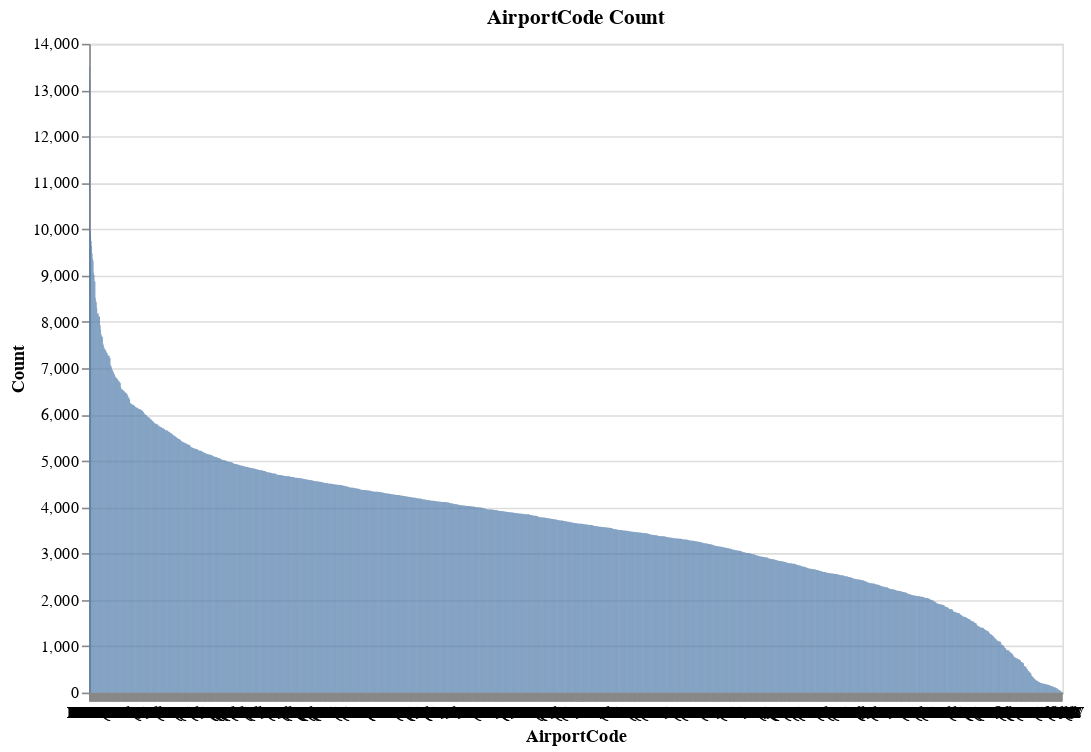

Here is the notebook cell this chart was saved with:
### Code cell
title = alt.TitleParams('AirportCode Count', anchor='middle')
base = alt.Chart(X, title=title).encode(
    alt.X(
        'AirportCode',
        sort=alt.EncodingSortField(field="Letters", op="count", order='descending'), 
        axis=alt.Axis(labelAngle=0),
        title='AirportCode'),
    alt.Y('count()', title='Count')
).properties(
    width=600,
    height=400
)
base.mark_bar() + base.mark_text(align='center', dx=0, yOffset=-10)

### Figure 1 — Vega specification as saved in the notebook (floating-point values rounded to 4 significant figures; data arrays with more than 128 entries replaced by an {"elided": "..."} marker saying what was removed)
{"$schema": "https://vega.github.io/schema/vega/v5.json", "data": [{"name": "source_0"}, {"name": "data_0", "values": {"elided": "2071 records"}}, {"name": "source_0_x_domain_AirportCode", "values": {"elided": "2071 records"}}, {"name": "data_0_y_domain___count", "values": [{"min": 1, "max": 13499}]}], "marks": [{"type": "rect", "name": "layer_0_marks", "from": {"data": "data_0"}, "encode": {"update": {"x": {"field": "AirportCode", "scale": "x"}, "width": {"signal": "max(0.25, bandwidth('x'))"}, "y2": {"value": 0, "scale": "y"}, "fill": {"value": "#4c78a8"}, "y": {"field": "__count", "scale": "y"}}}, "style": ["bar"]}, {"type": "text", "name": "layer_1_marks", "from": {"data": "data_0"}, "encode": {"update": {"x": {"field": "AirportCode", "scale": "x", "band": 0.5}, "baseline": {"value": "middle"}, "align": {"value": "center"}, "fill": {"value": "black"}, "y": {"field": "__count", "scale": "y", "offset": -10}, "dx": {"value": 0}}}, "style": ["text"]}], "scales": [{"name": "x", "type": "band", "domain": {"data": "source_0_x_domain_AirportCode", "field": "AirportCode", "sort": {"op": "max", "field": "sort_field", "order": "descending"}}, "range": [0, {"signal": "width"}], "paddingOuter": 0.05, "paddingInner": 0.1}, {"name": "y", "type": "linear", "domain": [{"signal": "(data(\"data_0_y_domain___count\")[0] || {}).min"}, {"signal": "(data(\"data_0_y_domain___count\")[0] || {}).max"}], "range": [{"signal": "height"}, 0], "nice": true, "zero": true}], "axes": [{"scale": "y", "gridScale": "x", "domain": false, "orient": "left", "grid": true, "maxExtent": 0, "ticks": false, "labels": false, "zindex": 0, "tickCount": {"signal": "ceil(height/40)"}, "aria": false, "minExtent": 0}, {"scale": "x", "title": "AirportCode", "zindex": 0, "grid": false, "labelBaseline": "top", "orient": "bottom", "labelAngle": 0}, {"scale": "y", "title": "Count", "tickCount": {"signal": "ceil(height/40)"}, "labelOverlap": true, "grid": false, "orient": "left", "zindex": 0}], "title": {"text": "AirportCode Count", "frame": "group", "anchor": "middle"}, "width": 600, "background": "white", "padding": 5, "style": "cell", "height": 400}
